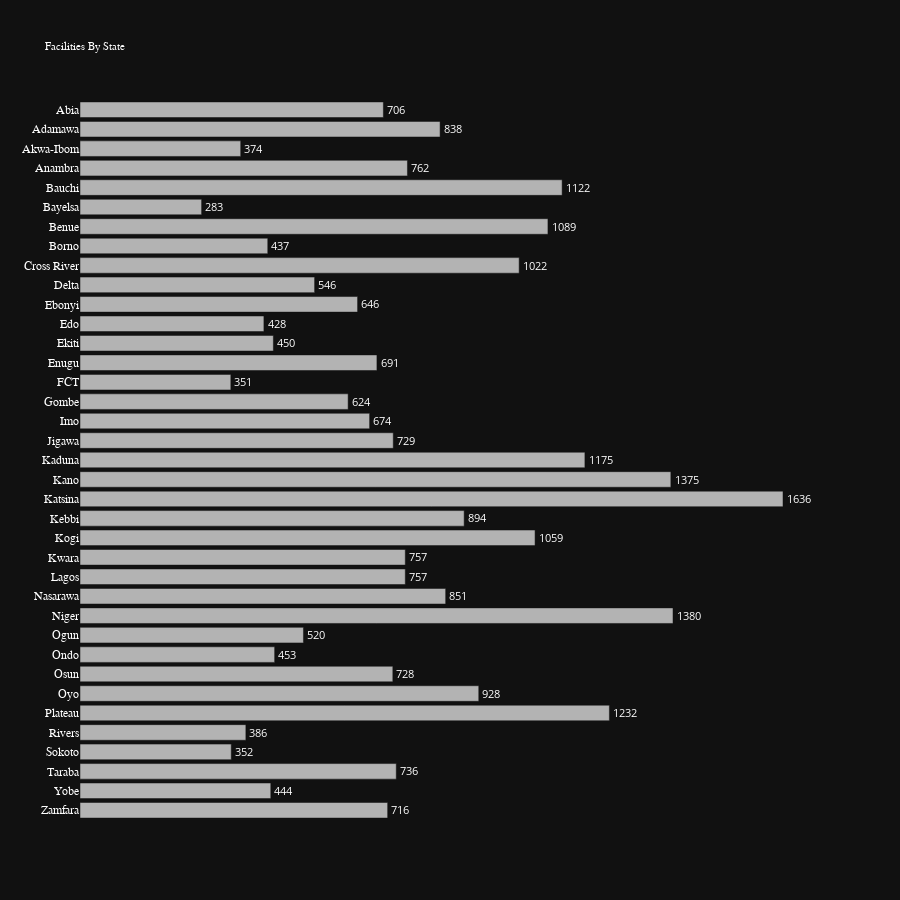

Source (notebook cell):
### Markdown cell above
### 3.4 Facilities by State

### Code cell
import plotly.express as px
#kolor=[ '#b3b3b3']*len(df1)
bar1 =px.bar(
    data_frame=df2,
    x='No_of_facility',
    y='State',
    orientation='h',
    title='Total by States',
    height=900,
    text='No_of_facility',
    template='plotly_dark',
)
bar1.update_layout(
    #xaxis={'categoryorder':'total descending'},
    xaxis_visible=False,
    yaxis_title=None,
    yaxis=dict(
        categoryorder='category descending',
        color="#fff",
        tickfont=dict(family='Sherif',size=12,)),
    title =  dict(
        text ='Facilities By State',
        font =dict(family='Sherif',size=11,color = '#fff'),
))
bar1.update_traces(
    marker_color=kolor,
    textposition='outside',
    textfont=dict(size=12, color='#fff' )
    )

### Figure 1 — Plotly figure (JSON) as saved in the notebook; plotly's stock layout.template omitted (floating-point values rounded to 4 significant figures)
{"data": [{"alignmentgroup": "True", "hovertemplate": "No_of_facility=%{text}<br>State=%{y}<extra></extra>", "legendgroup": "", "marker": {"color": ["#b3b3b3", "#b3b3b3", "#b3b3b3", "#b3b3b3", "#b3b3b3", "#b3b3b3", "#b3b3b3", "#b3b3b3", "#b3b3b3", "#b3b3b3", "#b3b3b3", "#b3b3b3", "#b3b3b3", "#b3b3b3", "#b3b3b3", "#b3b3b3", "#b3b3b3", "#b3b3b3", "#b3b3b3", "#b3b3b3", "#b3b3b3", "#b3b3b3", "#b3b3b3", "#b3b3b3", "#b3b3b3", "#b3b3b3", "#b3b3b3", "#b3b3b3", "#b3b3b3", "#b3b3b3", "#b3b3b3", "#b3b3b3", "#b3b3b3", "#b3b3b3", "#b3b3b3", "#b3b3b3", "#b3b3b3"], "pattern": {"shape": ""}}, "name": "", "offsetgroup": "", "orientation": "h", "showlegend": false, "text": [706, 838, 374, 762, 1122, 283, 1089, 437, 1022, 546, 646, 428, 450, 691, 351, 624, 674, 729, 1175, 1375, 1636, 894, 1059, 757, 757, 851, 1380, 520, 453, 728, 928, 1232, 386, 352, 736, 444, 716], "textfont": {"color": "#fff", "size": 12}, "textposition": "outside", "type": "bar", "x": [706, 838, 374, 762, 1122, 283, 1089, 437, 1022, 546, 646, 428, 450, 691, 351, 624, 674, 729, 1175, 1375, 1636, 894, 1059, 757, 757, 851, 1380, 520, 453, 728, 928, 1232, 386, 352, 736, 444, 716], "xaxis": "x", "y": ["Abia", "Adamawa", "Akwa-Ibom", "Anambra", "Bauchi", "Bayelsa", "Benue", "Borno", "Cross River", "Delta", "Ebonyi", "Edo", "Ekiti", "Enugu", "FCT", "Gombe", "Imo", "Jigawa", "Kaduna", "Kano", "Katsina", "Kebbi", "Kogi", "Kwara", "Lagos", "Nasarawa", "Niger", "Ogun", "Ondo", "Osun", "Oyo", "Plateau", "Rivers", "Sokoto", "Taraba", "Yobe", "Zamfara"], "yaxis": "y"}], "layout": {"barmode": "relative", "height": 900, "legend": {"tracegroupgap": 0}, "title": {"font": {"color": "#fff", "family": "Sherif", "size": 11}, "text": "Facilities By State"}, "xaxis": {"anchor": "y", "domain": [0, 1], "title": {"text": "No_of_facility"}, "visible": false}, "yaxis": {"anchor": "x", "categoryorder": "category descending", "color": "#fff", "domain": [0, 1], "tickfont": {"family": "Sherif", "size": 12}, "title": {}}}}
